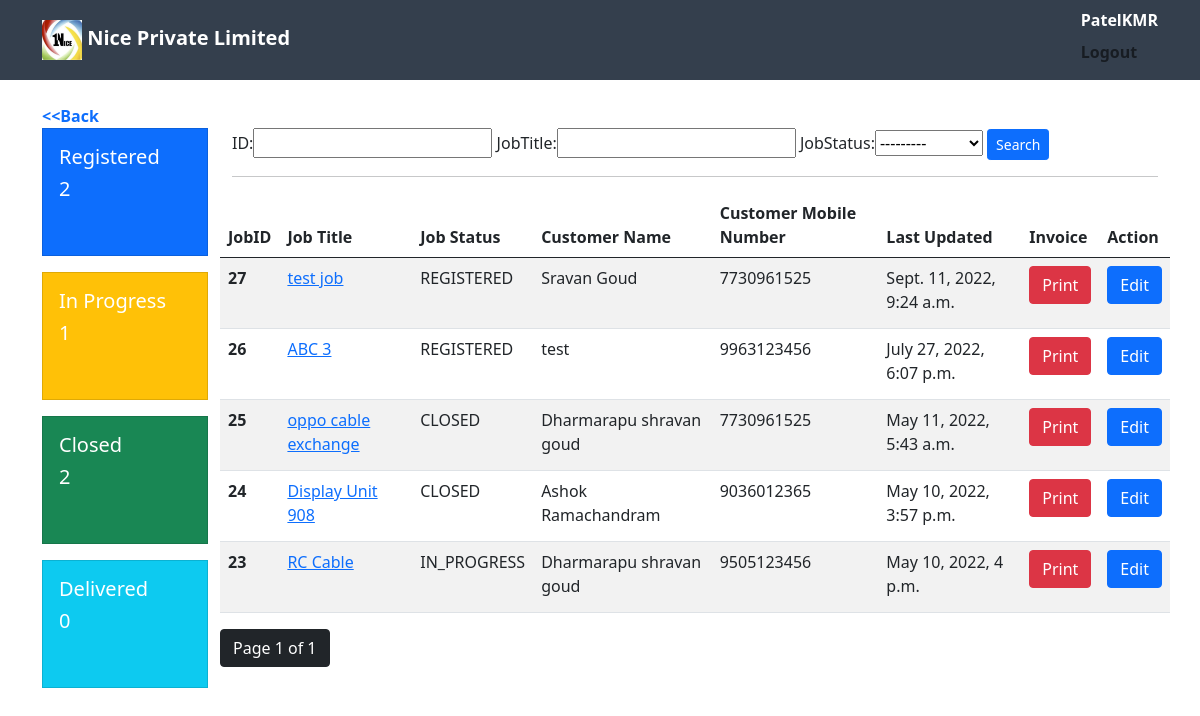
Page /showjobs/ (signed in) on the earlier database version.
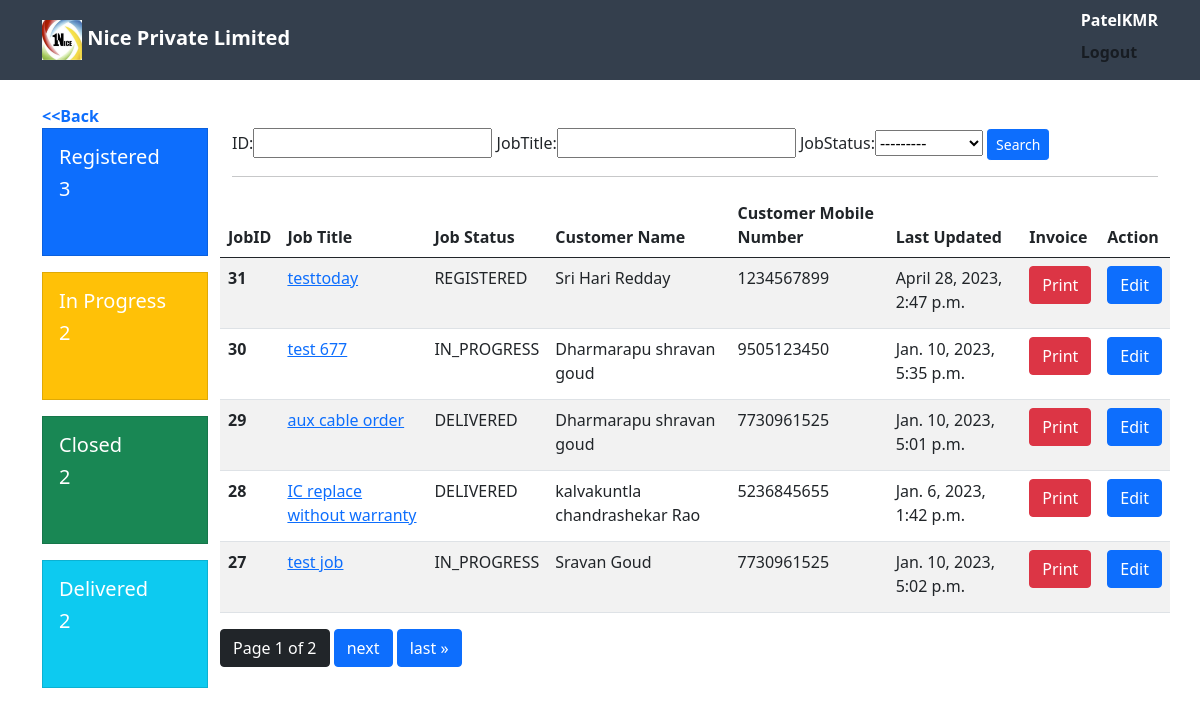
Same page on the later database version.
### home/models.py (models this page shows, shortened)
class Job(models.Model):
    REGISTERED = "REGISTERED"
    IN_PROGRESS="IN_PROGRESS"
    CLOSED = "CLOSED"
    DELIVERED="DELIVERED"
    choices=[
        (REGISTERED, 'Registered'),
        (IN_PROGRESS, 'In Progress'),
        (CLOSED, 'Closed'),
        (DELIVERED, 'Delivered')
    ]
    warranty_choices=[('In Warranty','In Warranty') , ('Out Warranty','Out warranty'), ('Return Warranty','Return warranty'), ('No Warranty','No warranty'),]
    part_replacement_warranty_choices=[('In Warranty','In Warranty') , ('Out Warranty','Out warranty'),]
    device_condition_choices=[('Physical Damage','Physical Damage'),('Water Damage','Water Damage'),('Good Condition','Good Condition'),]
    device_choices=[('Mobile','Mobile'),('Tablet','Tablet')]
    jobTitle = models.CharField(max_length=256)
    jobDescription=models.CharField(max_length=500)
    CreatedTime=models.DateTimeField(auto_now_add=True)
    UpdatedTime=models.DateTimeField(auto_now=True)
    jobStatus=models.CharField(max_length=20,choices=choices, default=REGISTERED)
    customerName=models.CharField(max_length=256,null=True)
    customerAddress=models.CharField(max_length=500,null=True)
    customerMobileNumber=models.CharField(max_length=10,null=True)
    EstimatedCompletionDate=models.DateField(default=None,null=True,validators=[only_futuredate])
    author = models.ForeignKey(User, on_delete=models.CASCADE)
    device_type = models.CharField(max_length=20,choices=device_choices, default='Mobile')
    brand = models.CharField(max_length=100,blank=True,null=True)
    model_name= models.CharField(max_length=100,blank=True,null=True)
    imei_num1=models.CharField(max_length=15,blank=True,null=True)
    imei_num2=models.CharField(max_length=15,blank=True,null=True)
    part_code=models.CharField(max_length=25,blank=True,null=True)
    part_replacement_warranty=models.CharField(max_length=20,choices=part_replacement_warranty_choices, default='Out Warranty')
    purchased_from=models.CharField(max_length=100,blank=True,null=True)
    warranty_status=models.CharField(max_length=20,choices=warranty_choices, default='No Warranty')
    condition_of_set=models.CharField(max_length=20,choices=device_condition_choices, default='Good Condition')
    accessories_sbumitted=models.CharField(max_length=500,blank=True,null=True)
    EstimatedCost=models.FloatField(null=True, blank=True)
    barcode=models.ImageField(upload_to="media",blank=True,null=True)

### home/views.py (the view)
# urls.py: path('showjobs/',views.show_all_jobs_page,name="showjobs"),
def show_all_jobs_page(request):
    context={}
    filtered_jobs=JobFilter(request.GET,queryset=models.Job.objects.filter(author=request.user))
    context['filtered_jobs']=filtered_jobs
    paginator = Paginator(filtered_jobs.qs.order_by('-CreatedTime'), 5) # Show 25 contacts per page.
    page_number = request.GET.get('page')
    page_obj = paginator.get_page(page_number)
    context['page_obj'] = page_obj
    context["registered_jobs_count"]=models.Job.objects.filter(jobStatus='REGISTERED',author=request.user).count()
    context["inprogress_jobs_count"]=models.Job.objects.filter(jobStatus='IN_PROGRESS',author=request.user).count()
    context["closed_jobs_count"]=models.Job.objects.filter(jobStatus='CLOSED',author=request.user).count()
    context["delivered_jobs_count"]=models.Job.objects.filter(jobStatus='DELIVERED',author=request.user).count()
    return render(request,'jobs.html',context=context)

### templates/jobs.html (shortened to what this page needs)
{% extends 'base.html' %}
{% block body %}
{% load crispy_forms_tags %}
<b><a href="{%url 'index'%}" style="cursor: pointer;text-decoration: none">&lt;&lt;Back</a></b>
  <div class="row">
    <div class="col-md-2 col-sm-12">
        <div class="col-md-12">
          <div class="card text-white bg-primary mb-3" style="max-width: 18rem; height: 8rem; border-radius:0">
            <div class="card-body">
              <h5 class="card-title">Registered</h5>
              <h5 class="card-text">{{registered_jobs_count}}</h5>
            </div>
          </div>
        </div>
        <div class="col-md-12">
            <div class="card text-white bg-warning mb-3" style="max-width: 18rem; height: 8rem;border-radius:0">
            <div class="card-body">
              <h5 class="card-title">In Progress</h5>
              <h5 class="card-text">{{inprogress_jobs_count}}</h5>
            </div>
          </div>
        </div>
        <div class="col-md-12">
          <div class="card text-white bg-success mb-3" style="max-width: 18rem; height: 8rem;border-radius:0">
            <div class="card-body">
              <h5 class="card-title">Closed</h5>
              <h5 class="card-text">{{closed_jobs_count}}</h5>
            </div>
          </div>
        </div>
        <div class="col-md-12">
          <div class="card text-white bg-info mb-3" style="max-width: 18rem;height:8rem;border-radius:0">
            <div class="card-body">
              <h5 class="card-title">Delivered</h5>
              <h5 class="card-text">{{delivered_jobs_count}}</h5>
            </div>
          </div>
        </div>
    </div>
    <div class="col-md-10 col-sm-12">
       <div class="row">
            <div class="filters">
                  <form method="get">
                    {{filtered_jobs.form}}
                    <input class="btn btn-sm btn-primary" type="submit" value="Search">
                  </form>
                  <hr>
            </div>
        <div>
        <div class="row">
      <table class="table table-striped">
                  <thead>
                    <tr>
                      <th scope="col">JobID</th>
                      <th scope="col">Job Title</th>
                      <th scope="col">Job Status</th>
                      <th scope="col">Customer Name</th>
                      <th scope="col">Customer Mobile Number</th>
                      <th scope="col">Last Updated</th>
                      <th scope="col">Invoice</th>
                      <th scope="col">Action</th>
                    </tr>
                  </thead>
                  <tbody>
                              {% for j in page_obj%}
                            <tr>
                              <th scope="row">{{j.id}}</th>
                              <td><a href="{%url 'view_job' j.id%}"> {{j.jobTitle}} </a> </td>
                              <td>{{j.jobStatus}}</td>
                              <td>{{j.customerName}}</td>
                              <td>{{j.customerMobileNumber}}</td>
                              <td>{{j.UpdatedTime}}</td>
                              <td><a class="btn btn-danger" href="{%url 'printreceipt' j.id%}"> Print </a></p></td>
                              <td><a class="btn btn-primary" href="{%url 'update_job' j.id%}">Edit</a></td>
                            </tr>
                            {% endfor %}
                    </tbody>
        </table>
      </div>
      <div class="row">
          <div class="pagination">
            <span class="step-links">
                <span class="current">
                    <button class="btn btn-dark"> Page {{ page_obj.number }} of {{ page_obj.paginator.num_pages }}</button>
                </span>
                {% if page_obj.has_next %}
                    <a class="btn btn-primary" href="?page={{ page_obj.next_page_number }}">next</a>
                    <a class="btn btn-primary" href="?page={{ page_obj.paginator.num_pages }}">last &raquo;</a>
                {% endif %}
            </span>
          </div>
      </div>
    </div>
  </div>
</div>
{% endblock body %}

Differences in the rows shown:
no longer on this page (row edited): Job: id "26", jobTitle "ABC 3", jobStatus "REGISTERED", customerName "test", customerMobileNumber "9963123456", UpdatedTime "July 27, 2022, 6:07 p.m."
no longer on this page (row unchanged): Job: id "25", jobTitle "oppo cable exchange", jobStatus "CLOSED", customerName "Dharmarapu shravan goud", customerMobileNumber "7730961525", UpdatedTime "May 11, 2022, 5:43 a.m."
no longer on this page (row unchanged): Job: id "24", jobTitle "Display Unit 908", jobStatus "CLOSED", customerName "Ashok Ramachandram", customerMobileNumber "9036012365", UpdatedTime "May 10, 2022, 3:57 p.m."
no longer on this page (row edited): Job: id "23", jobTitle "RC Cable", jobStatus "IN_PROGRESS", customerName "Dharmarapu shravan goud", customerMobileNumber "9505123456", UpdatedTime "May 10, 2022, 4 p.m."
added Job: id "31", jobTitle "testtoday", jobStatus "REGISTERED", customerName "Sri Hari Redday", customerMobileNumber "1234567899", UpdatedTime "April 28, 2023, 2:47 p.m."
added Job: id "30", jobTitle "test 677", jobStatus "IN_PROGRESS", customerName "Dharmarapu shravan goud", customerMobileNumber "9505123450", UpdatedTime "Jan. 10, 2023, 5:35 p.m."
added Job: id "29", jobTitle "aux cable order", jobStatus "DELIVERED", customerName "Dharmarapu shravan goud", customerMobileNumber "7730961525", UpdatedTime "Jan. 10, 2023, 5:01 p.m."
added Job: id "28", jobTitle "IC replace without warranty", jobStatus "DELIVERED", customerName "kalvakuntla chandrashekar Rao", customerMobileNumber "5236845655", UpdatedTime "Jan. 6, 2023, 1:42 p.m."
changed Job "test job": jobStatus "REGISTERED" → "IN_PROGRESS"; UpdatedTime "Sept. 11, 2022, 9:24 a.m." → "Jan. 10, 2023, 5:02 p.m."
Other differences:
{{ registered_jobs_count }}: "2" → "3"
{{ inprogress_jobs_count }}: "1" → "2"
{{ delivered_jobs_count }}: "0" → "2"
{{ page_obj.paginator.num_pages }}: "1" → "2"
text now shown: "next last »"
